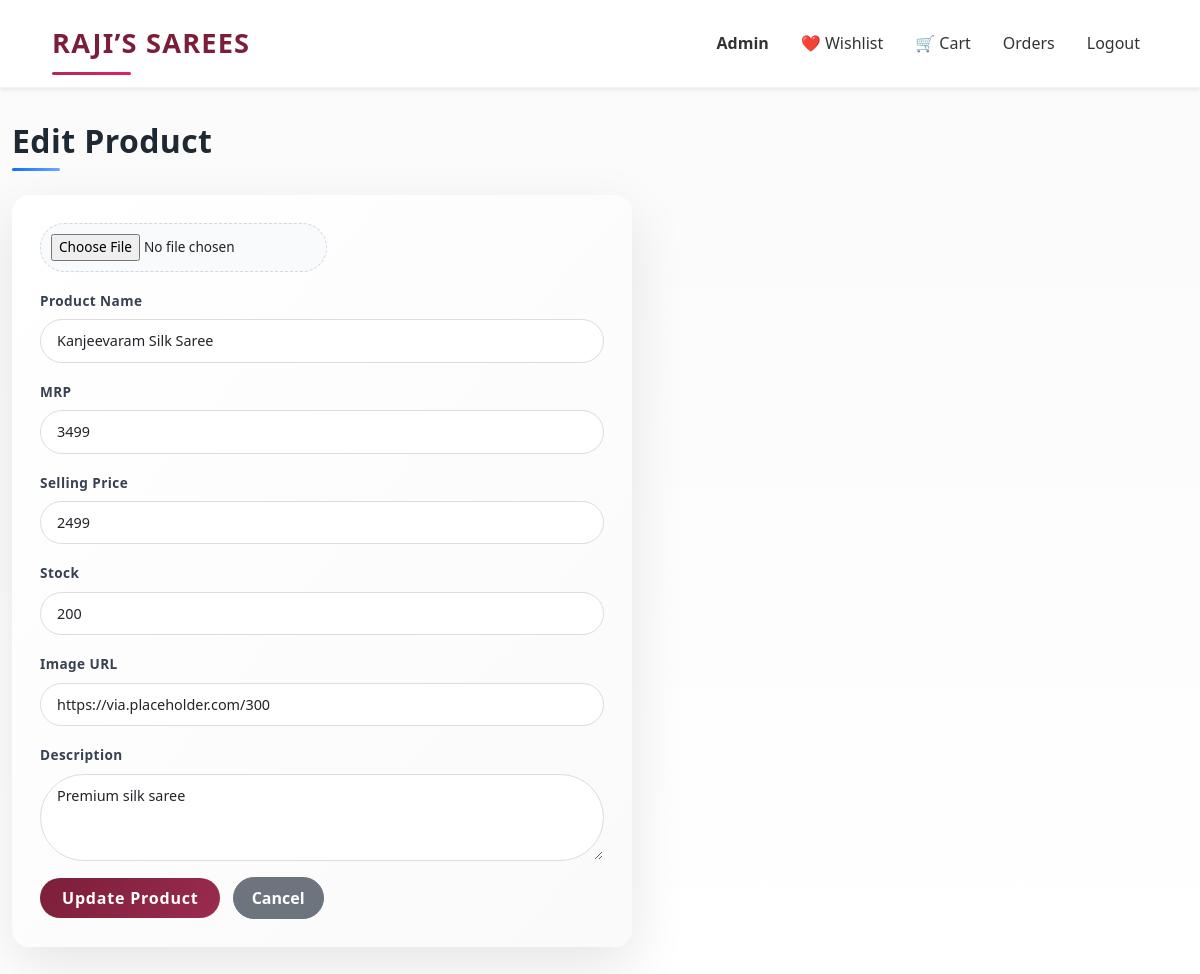
The page /admin/product/edit/1 (signed in) on the database as committed earlier.
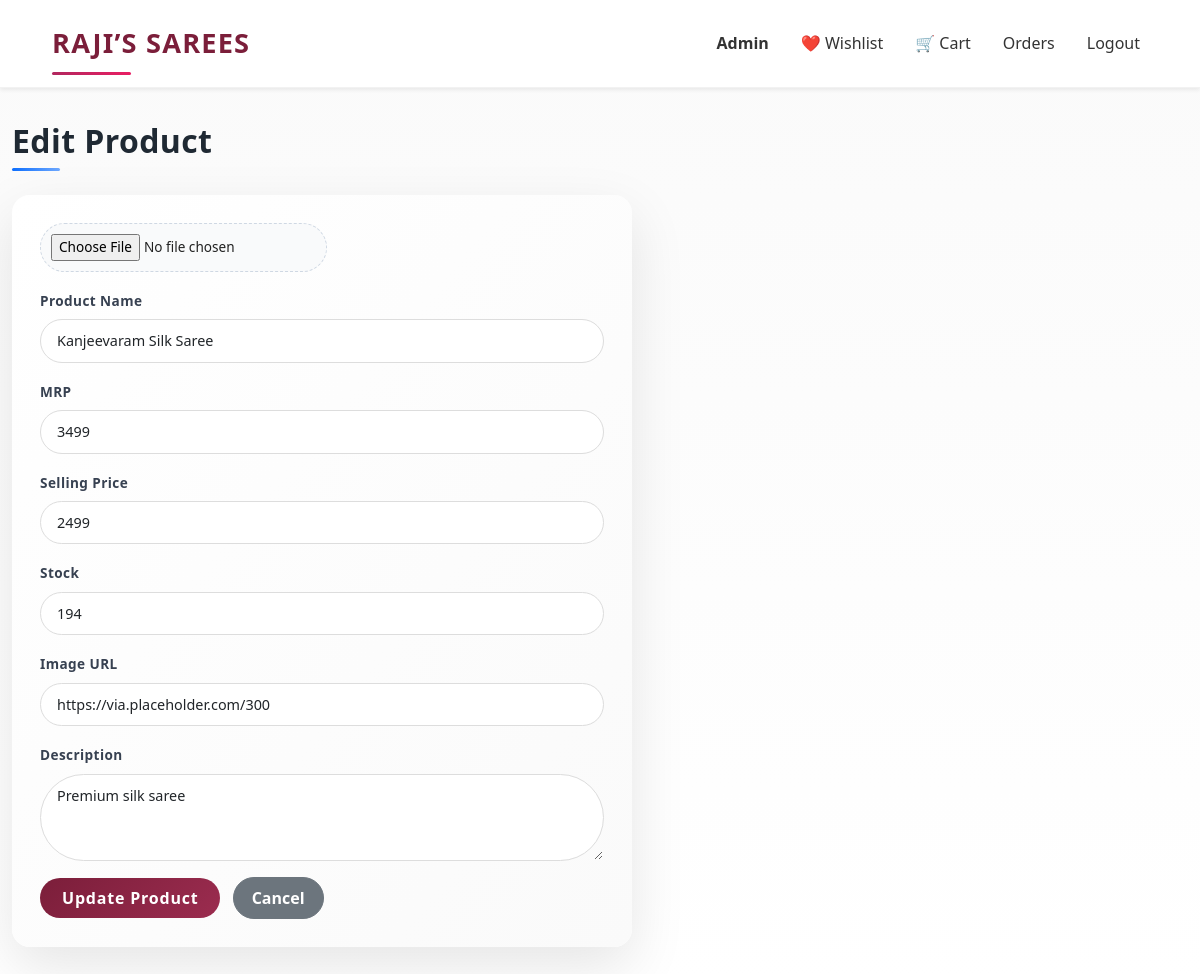
The same page on the database as committed later.
### app.py (models this page shows)
class Product(db.Model):
    id = db.Column(db.Integer, primary_key=True)
    name = db.Column(db.String(150), nullable=False)
    mrp = db.Column(db.Integer, nullable=False)
    price = db.Column(db.Integer, nullable=False)
    stock = db.Column(db.Integer, nullable=False)
    image = db.Column(db.String(300), nullable=False)
    description = db.Column(db.Text, nullable=False)

### app.py (the view, shortened to what this page needs)
@app.route("/admin/product/edit/<int:id>", methods=["GET", "POST"])
@login_required
def admin_edit_product(id):
    if not current_user.is_admin:
        abort(403)
    product = Product.query.get_or_404(id)
    return render_template("admin/edit_product.html", product=product)

### app.py (called while the page is built)
@login_manager.user_loader
def load_user(user_id):
    return User.query.get(int(user_id))

@app.context_processor
def inject_cart_count():
    if current_user.is_authenticated:
        count = db.session.query(
            func.sum(CartItem.quantity)
        ).filter_by(user_id=current_user.id).scalar()
        return {"cart_count": count or 0}
    return {"cart_count": 0}

### templates/admin/edit_product.html (shortened to what this page needs)
<!DOCTYPE html>
<html lang="en">
<head>
    <link href="https://cdn.jsdelivr.net/npm/bootstrap@5.3.3/dist/css/bootstrap.min.css" rel="stylesheet">
    <link rel="stylesheet" href="{{ url_for('static', filename='css/edit_product.css') }}">
</head>
<body>
<div class="toast-container position-fixed top-0 end-0 p-3">
</div>
<nav class="navbar navbar-expand-lg bg-white shadow-sm sticky-top">
  <div class="container">
    <a class="navbar-brand fw-bold brand-logo" href="/">RAJI’S SAREES</a>
    <div class="collapse navbar-collapse" id="mainNavbar">
      <ul class="navbar-nav ms-auto align-items-lg-center gap-lg-3">
        {% if current_user.is_authenticated %}
          {% if current_user.is_admin %}
            <li class="nav-item">
              <a href="/admin/dashboard" class="nav-link fw-bold text-danger">Admin</a>
            </li>
          {% endif %}
          <li class="nav-item">
            <a href="/wishlist" class="nav-link">❤️ Wishlist</a>
          </li>
          <li class="nav-item position-relative">
            <a href="/cart" class="nav-link">
              🛒 Cart
            </a>
          </li>
          <li class="nav-item">
            <a href="/orders" class="nav-link">Orders</a>
          </li>
          <li class="nav-item">
            <a href="/logout" class="nav-link">Logout</a>
          </li>
        {% endif %}
      </ul>
    </div>
  </div>
</nav>
<div class="container mt-4">
  {% block content %}
  <h2 class="mb-4">Edit Product</h2>
<form method="POST" enctype="multipart/form-data">
  <input type="file" name="image">
  <div class="mb-3">
    <label class="form-label">Product Name</label>
    <input class="form-control" name="name" value="{{ product.name }}" required>
  </div>
  <div class="mb-3">
    <label class="form-label">MRP</label>
    <input class="form-control" type="number" name="mrp" value="{{ product.mrp }}" required>
  </div>
  <div class="mb-3">
    <label class="form-label">Selling Price</label>
    <input class="form-control" type="number" name="price" value="{{ product.price }}" required>
  </div>
  <div class="mb-3">
    <label class="form-label">Stock</label>
    <input class="form-control" type="number" name="stock" value="{{ product.stock }}" required>
  </div>
  <div class="mb-3">
    <label class="form-label">Image URL</label>
    <input class="form-control" name="image" value="{{ product.image }}" required>
  </div>
  <div class="mb-3">
    <label class="form-label">Description</label>
    <textarea class="form-control" name="description" rows="3">{{ product.description }}</textarea>
  </div>
  <button class="btn btn-primary">Update Product</button>
  <a href="/admin/dashboard" class="btn btn-secondary ms-2">Cancel</a>
</form>
  {% endblock %}
</div>
</body>
</html>

Rows that differ between the two databases and show on the page:
changed Product "Kanjeevaram Silk Saree": stock "200" → "194"
